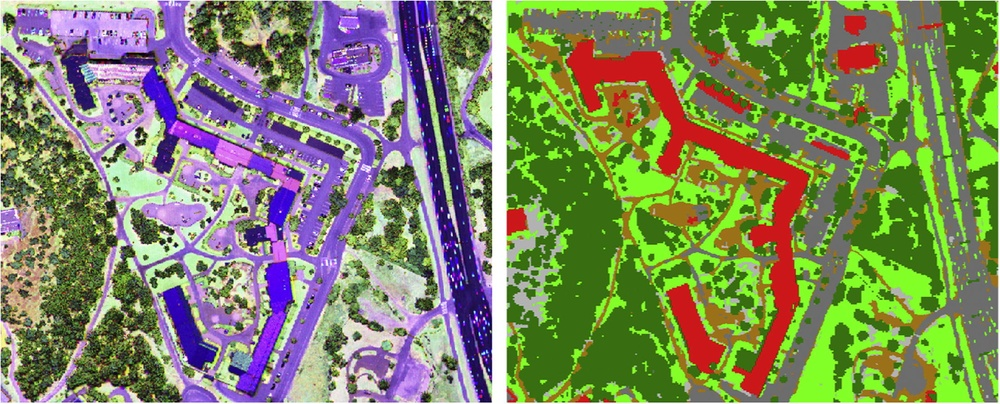
#> input picture Image/687.jpeg, 1000 x 404 px, shrunk from 2193 x 886 before the run
$ python grabcut_mask.py --image Image/687.jpeg --mask Image/68747.jpeg
#> lines starting #> are read from the running program, lines starting #| are printed output that depends on the picture
# import the necessary packages
import numpy as np
import argparse
import time
import cv2
import os
# construct the argument parser and parse the arguments
ap = argparse.ArgumentParser()
ap.add_argument("-i", "--image", type=str,
	default=os.path.sep.join(["data", "frame29.jpg"]),
	help="path to input image that we'll apply GrabCut to")
ap.add_argument("-mask", "--mask", type=str,
	default=os.path.sep.join(["data", "frame228.jpg"]),
	help="path to input mask")
ap.add_argument("-c", "--iter", type=int, default=10,
	help="# of GrabCut iterations (larger value => slower runtime)")
args = vars(ap.parse_args())


# load the input image and associated mask from disk
image = cv2.imread(args["image"])
#> image is the input picture: shape (404, 1000, 3); mean B, G, R 98.7, 136.1, 127.3
mask = cv2.imread(args["mask"], cv2.IMREAD_GRAYSCALE)
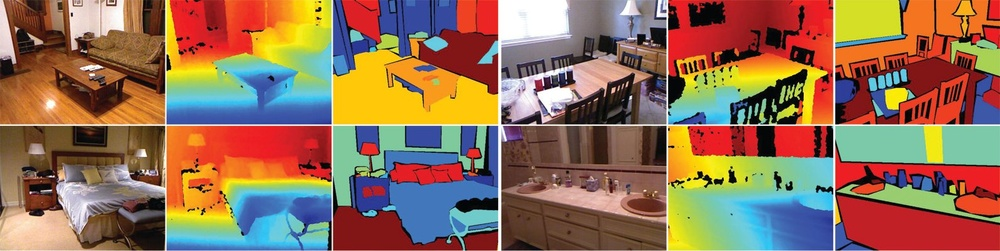
#> input picture Image/68747.jpeg, 1000 x 251 px, shrunk from 1590 x 399 before the run
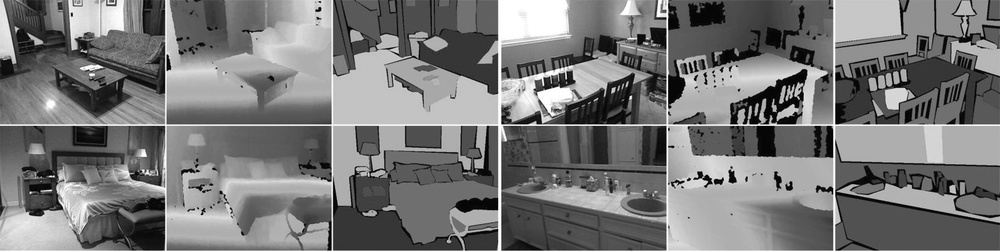
#> mask: shape (251, 1000); min 0, max 255, mean 119.2
# apply a bitwise mask to show what the rough, approximate mask would
# give us
#> (the run stopped early here; a loop or call above may not have finished)
